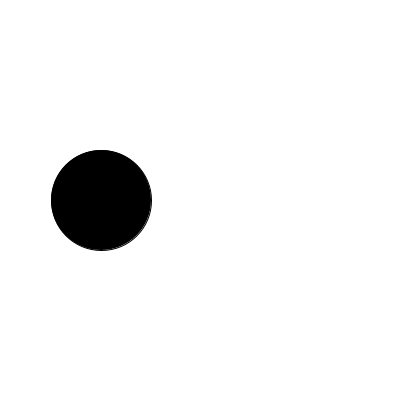
Frame 1 (no input)
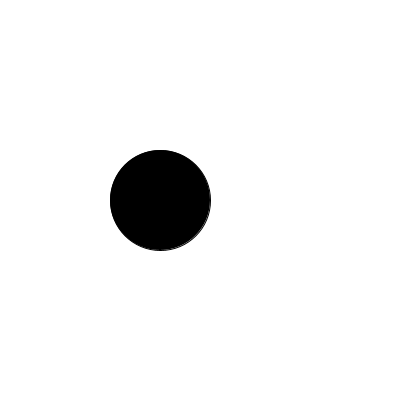
Frame 60 (the mouse pressed at the canvas centre just before this capture)
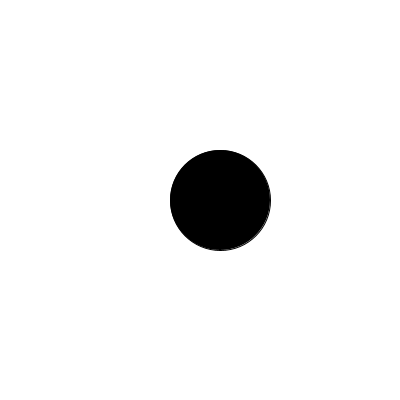
Frame 120 (the mouse held since frame 60 and released just before this capture)

The Processing sketch that drew these frames (run headless with seeded random() and noise(); from frame 60 on, the mouse is pressed at the canvas centre):

// Processing sketch: moving_ball
// ── moving_ball.pde
int circleX;
int circleY = 200;

void setup() {
  size(400, 400);
  
  circleX = 100;
}

void draw() {
  background(255);
  fill(0);
  
  circleX = (circleX + 1) % width; // + - / * %
  
  circle(circleX, circleY, 100);
}
